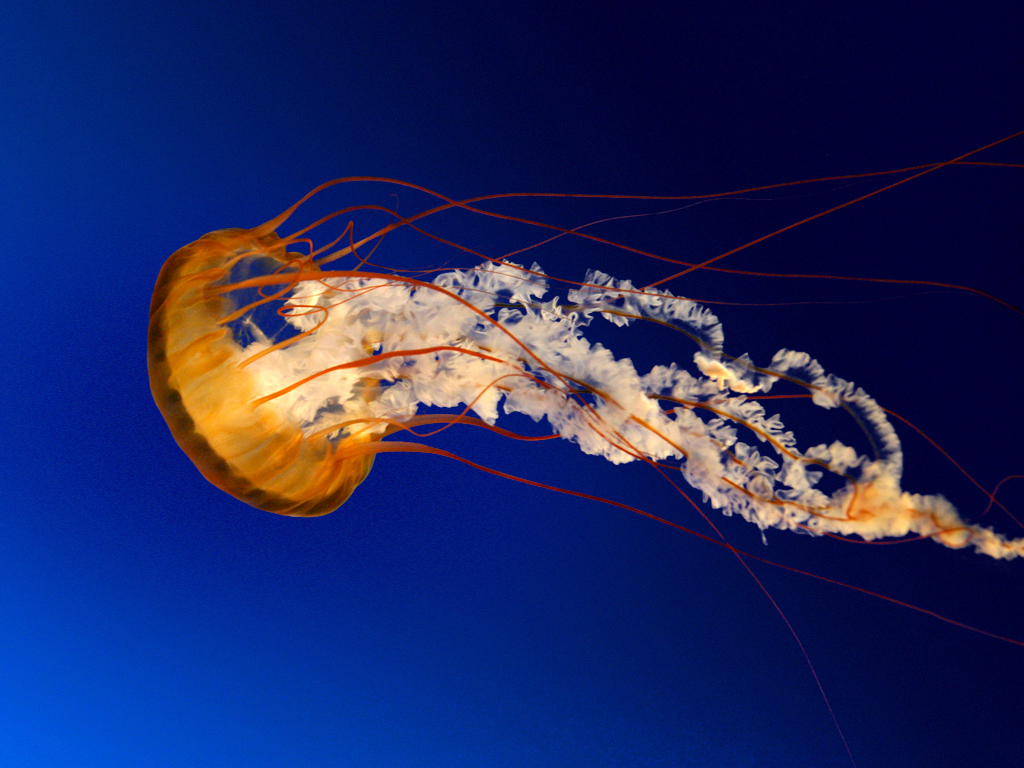
#> input picture OpenCV/image_file/image.jpg, 1024 x 768 px, found by its file name
$ python rotate.py
#> lines starting #> are read from the running program, lines starting #| are printed output that depends on the picture
import cv2
import numpy as np

img = cv2.imread("image.jpg")
#> img is the input picture: shape (768, 1024, 3); mean B, G, R 97.4, 39.8, 31
r,c = img.shape[0:2]
#> r = 768; c = 1024
M = cv2.getRotationMatrix2D((c/2, r/2), 90, -1) # 1 : 반시계 방향, -1 : 시계방향
new_img = cv2.warpAffine(img, M, (c, r))
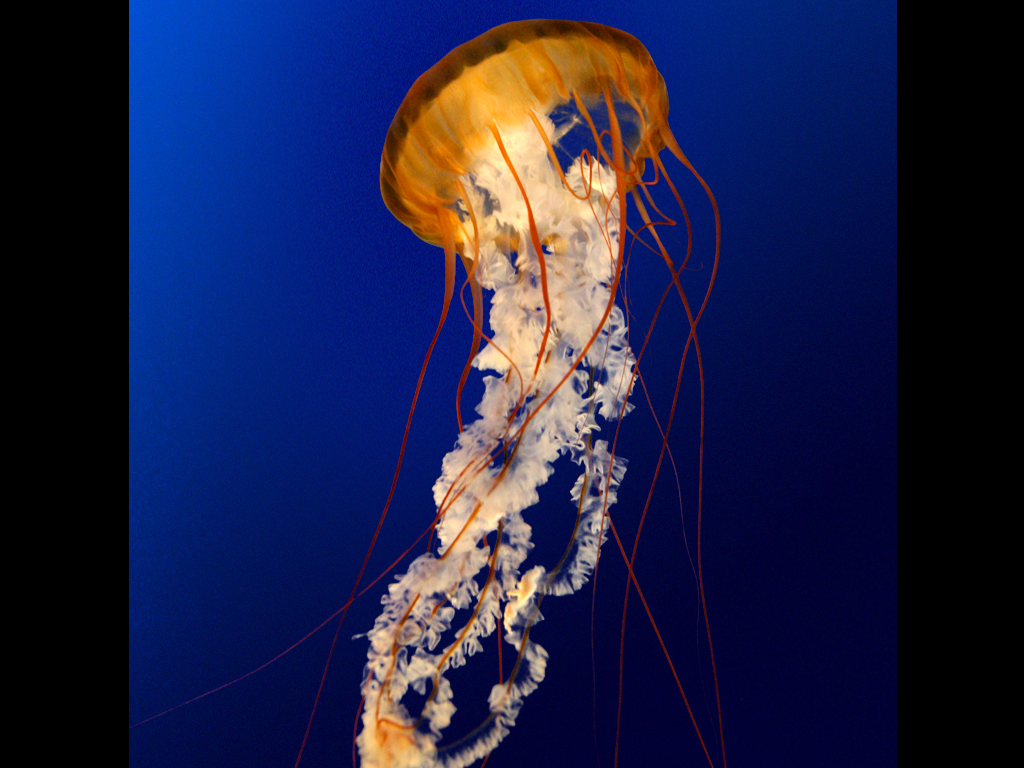
#> new_img: shape (768, 1024, 3); mean B, G, R 71.3, 33, 29.5
cv2.imshow("image", new_img)
cv2.waitKey()
cv2.destroyAllWindows()
